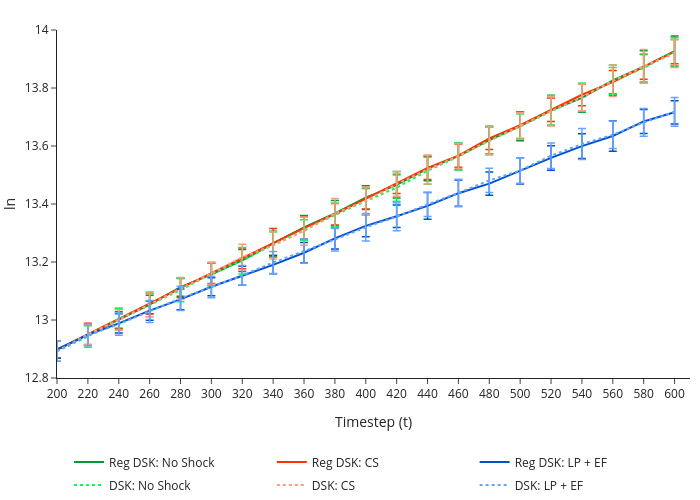

Notebook cell for this chart:
### Markdown cell above
### Real GDP

### Code cell
SCENARIOS = {
    "Reg DSK: No Shock": {"df": scenario_results["hrhs_1"], "color": "#009933", 'dash': 'solid'},
    "Reg DSK: CS": {"df": scenario_results["hrhs_2"], "color": "#ff3300",'dash': 'solid'},
    "Reg DSK: LP + EF": {"df": scenario_results["hrhs_3"], "color": "#0052cc",'dash': 'solid'},
    "DSK: No Shock": {"df": scenario_results["dsk_sfc_1"], "color": "#00ff55", 'dash': 'dot'},
    "DSK: CS": {"df": scenario_results["dsk_sfc_2"], "color": "#ff9980", 'dash': 'dot'},
    "DSK: LP + EF": {"df": scenario_results["dsk_sfc_3"], "color": "#66a3ff", 'dash': 'dot'}
}

PDF_PAGES = [
    None,                                       # page 1: all scenarios
    ["DSK: No Shock"],                          # page 2: dsk_sfc_1
    ["DSK: No Shock", "Reg DSK: No Shock"],     # page 3: dsk_sfc_1 + hrhs_1
    ["DSK: CS"],                                # page 4: dsk_sfc_2
    ["DSK: CS", "Reg DSK: CS"],                 # page 5: dsk_sfc_2 + hrhs_2
    ["DSK: LP + EF"],                           # page 6: dsk_sfc_3
    ["DSK: LP + EF", "Reg DSK: LP + EF"],       # page 7: dsk_sfc_3 + hrhs_3
]

fig1 = build_macro_snapshot_metric_figure(
    scenarios=SCENARIOS,
    metric="GDP_r_ln",
    metric_label='ln',
    snap_ts=np.arange(200, 620, 20),
    title='Real GDP',
    line_type='lines',
    ncol_legend=3,
    CI_type='error_bar',
    pdf_pages=PDF_PAGES,
    pdf_path=OUTPUT / "GDP_r_ln_line.pdf",
    ymin=12.8, ymax=14
)

fig1

# fig1.write_image("../figures/verification/GDP_r_ln.pdf", width=750, height=500, scale=2)
# fig1.write_html("../figures/verification/GDP_r_ln.html", include_plotlyjs="cdn")

### Figure 1 — Plotly figure (JSON) as saved in the notebook; plotly's stock layout.template omitted (floating-point values rounded to 4 significant figures)
{"data": [{"error_y": {"array": [0.02987, 0.03556, 0.02936, 0.03187, 0.03127, 0.0391, 0.0379, 0.04121, 0.04096, 0.04395, 0.04087, 0.04567, 0.04189, 0.04644, 0.04792, 0.04999, 0.05203, 0.04972, 0.05157, 0.05524, 0.0523], "color": "#009933", "thickness": 1.5, "type": "data", "visible": true, "width": 4}, "legendgroup": "Reg DSK: No Shock", "line": {"color": "#009933", "dash": "solid", "width": 2}, "marker": {"color": "#009933", "line": {"color": "#009933", "width": 1}, "size": 8, "symbol": "circle"}, "mode": "lines", "name": "Reg DSK: No Shock", "showlegend": true, "type": "scatter", "x": [200, 220, 240, 260, 280, 300, 320, 340, 360, 380, 400, 420, 440, 460, 480, 500, 520, 540, 560, 580, 600], "y": [12.9, 12.95, 13.0, 13.05, 13.11, 13.16, 13.21, 13.26, 13.32, 13.37, 13.42, 13.47, 13.52, 13.56, 13.62, 13.67, 13.72, 13.77, 13.83, 13.87, 13.93]}, {"error_y": {"array": [0.02987, 0.0375, 0.03437, 0.03576, 0.03287, 0.0354, 0.03594, 0.0486, 0.03858, 0.03721, 0.03546, 0.03236, 0.04006, 0.0403, 0.03892, 0.04589, 0.0406, 0.0377, 0.0402, 0.04274, 0.04161], "color": "#ff3300", "thickness": 1.5, "type": "data", "visible": true, "width": 4}, "legendgroup": "Reg DSK: CS", "line": {"color": "#ff3300", "dash": "solid", "width": 2}, "marker": {"color": "#ff3300", "line": {"color": "#ff3300", "width": 1}, "size": 8, "symbol": "circle"}, "mode": "lines", "name": "Reg DSK: CS", "showlegend": true, "type": "scatter", "x": [200, 220, 240, 260, 280, 300, 320, 340, 360, 380, 400, 420, 440, 460, 480, 500, 520, 540, 560, 580, 600], "y": [12.9, 12.95, 13.01, 13.06, 13.11, 13.16, 13.21, 13.27, 13.32, 13.36, 13.42, 13.47, 13.52, 13.57, 13.63, 13.67, 13.72, 13.78, 13.82, 13.87, 13.93]}, {"error_y": {"array": [0.02987, 0.03455, 0.03327, 0.03357, 0.03551, 0.03118, 0.03301, 0.03104, 0.03493, 0.03723, 0.03783, 0.03892, 0.04606, 0.04507, 0.03994, 0.04537, 0.04242, 0.0424, 0.05236, 0.04152, 0.04025], "color": "#0052cc", "thickness": 1.5, "type": "data", "visible": true, "width": 4}, "legendgroup": "Reg DSK: LP + EF", "line": {"color": "#0052cc", "dash": "solid", "width": 2}, "marker": {"color": "#0052cc", "line": {"color": "#0052cc", "width": 1}, "size": 8, "symbol": "circle"}, "mode": "lines", "name": "Reg DSK: LP + EF", "showlegend": true, "type": "scatter", "x": [200, 220, 240, 260, 280, 300, 320, 340, 360, 380, 400, 420, 440, 460, 480, 500, 520, 540, 560, 580, 600], "y": [12.9, 12.95, 12.99, 13.03, 13.07, 13.11, 13.15, 13.19, 13.23, 13.28, 13.32, 13.36, 13.39, 13.44, 13.47, 13.51, 13.56, 13.6, 13.63, 13.68, 13.72]}, {"error_y": {"array": [0.03461, 0.03709, 0.03667, 0.04023, 0.04081, 0.04002, 0.04551, 0.04368, 0.03566, 0.04026, 0.04537, 0.04689, 0.04631, 0.04686, 0.04699, 0.04297, 0.04864, 0.0484, 0.04607, 0.04822, 0.04823], "color": "#00ff55", "thickness": 1.5, "type": "data", "visible": true, "width": 4}, "legendgroup": "DSK: No Shock", "line": {"color": "#00ff55", "dash": "dot", "width": 2}, "marker": {"color": "#00ff55", "line": {"color": "#00ff55", "width": 1}, "size": 8, "symbol": "circle"}, "mode": "lines", "name": "DSK: No Shock", "showlegend": true, "type": "scatter", "x": [200, 220, 240, 260, 280, 300, 320, 340, 360, 380, 400, 420, 440, 460, 480, 500, 520, 540, 560, 580, 600], "y": [12.89, 12.94, 13.0, 13.05, 13.1, 13.16, 13.2, 13.26, 13.31, 13.36, 13.41, 13.46, 13.51, 13.56, 13.62, 13.67, 13.72, 13.77, 13.82, 13.87, 13.92]}, {"error_y": {"array": [0.03461, 0.03481, 0.0358, 0.04309, 0.03802, 0.03704, 0.04474, 0.04712, 0.04879, 0.05175, 0.04746, 0.04226, 0.0498, 0.04322, 0.04821, 0.04626, 0.05159, 0.04624, 0.05391, 0.05762, 0.048], "color": "#ff9980", "thickness": 1.5, "type": "data", "visible": true, "width": 4}, "legendgroup": "DSK: CS", "line": {"color": "#ff9980", "dash": "dot", "width": 2}, "marker": {"color": "#ff9980", "line": {"color": "#ff9980", "width": 1}, "size": 8, "symbol": "circle"}, "mode": "lines", "name": "DSK: CS", "showlegend": true, "type": "scatter", "x": [200, 220, 240, 260, 280, 300, 320, 340, 360, 380, 400, 420, 440, 460, 480, 500, 520, 540, 560, 580, 600], "y": [12.89, 12.95, 13.0, 13.05, 13.11, 13.16, 13.22, 13.26, 13.31, 13.37, 13.41, 13.47, 13.52, 13.57, 13.62, 13.67, 13.72, 13.77, 13.82, 13.88, 13.92]}, {"error_y": {"array": [0.03461, 0.03516, 0.03865, 0.03821, 0.04162, 0.03692, 0.03403, 0.03789, 0.04205, 0.03918, 0.04715, 0.04831, 0.04187, 0.0473, 0.04217, 0.04417, 0.04403, 0.05332, 0.04745, 0.04791, 0.0495], "color": "#66a3ff", "thickness": 1.5, "type": "data", "visible": true, "width": 4}, "legendgroup": "DSK: LP + EF", "line": {"color": "#66a3ff", "dash": "dot", "width": 2}, "marker": {"color": "#66a3ff", "line": {"color": "#66a3ff", "width": 1}, "size": 8, "symbol": "circle"}, "mode": "lines", "name": "DSK: LP + EF", "showlegend": true, "type": "scatter", "x": [200, 220, 240, 260, 280, 300, 320, 340, 360, 380, 400, 420, 440, 460, 480, 500, 520, 540, 560, 580, 600], "y": [12.89, 12.95, 12.99, 13.03, 13.07, 13.11, 13.15, 13.2, 13.24, 13.28, 13.32, 13.36, 13.4, 13.44, 13.48, 13.52, 13.57, 13.61, 13.64, 13.68, 13.72]}], "layout": {"height": 500, "legend": {"entrywidth": 0.3125, "entrywidthmode": "fraction", "orientation": "h", "tracegroupgap": 4, "x": 0.5, "xanchor": "center", "y": -0.2, "yanchor": "top"}, "margin": {"b": 10, "l": 0, "r": 10, "t": 30}, "paper_bgcolor": "rgba(0,0,0,0)", "plot_bgcolor": "rgba(0,0,0,0)", "width": 700, "xaxis": {"range": [200, 610], "tickvals": [200, 220, 240, 260, 280, 300, 320, 340, 360, 380, 400, 420, 440, 460, 480, 500, 520, 540, 560, 580, 600], "title": {"text": "Timestep (t)"}}, "yaxis": {"range": [12.8, 14], "title": {"text": "ln"}}}}
